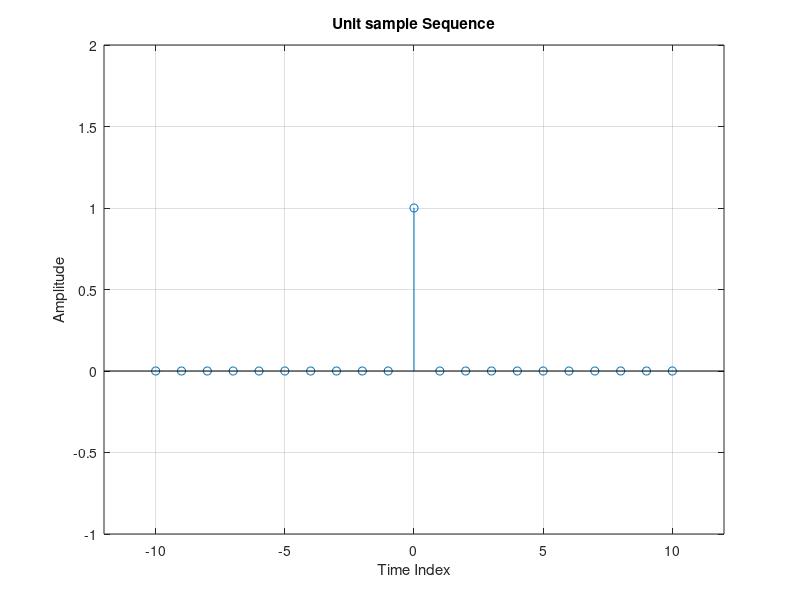

MATLAB code to generate this figure:
clc;
close all;
clear all;
n = -10 : 10;
u = [zeros(1 , 10) 1 zeros(1,10)];
stem(n , u);
axis([-12 12 -1 2]);
grid on;
xlabel('Time Index');
ylabel('Amplitude');
title('Unit sample Sequence');
